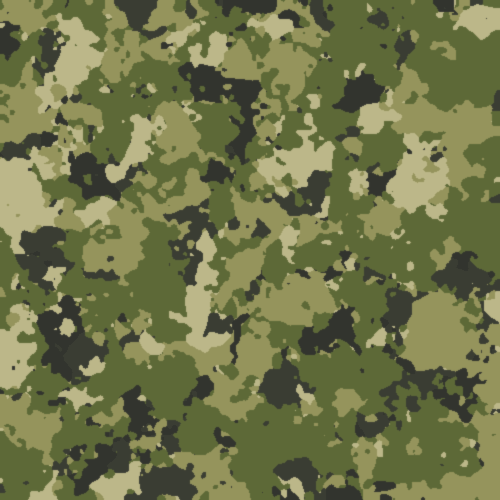
#> input picture output/forest/best_pattern.png, 500 x 500 px
$ python generate_outfit_mockups.py --template output/forest/best_pattern.png
#> lines starting #> are read from the running program, lines starting #| are printed output that depends on the picture; after the words box and inside, x2 and y2 are one past the last pixel; in counts of white or black regions, pixels touching at a corner belong together
"""Create simple headless uniform mockups using generated Camo patterns.

This is a visual comparison aid, not a garment pattern or a manufacturing
template. It applies the project's exact generated colors to a consistent
combat-shirt, cargo-trouser, and combat-boot silhouette.
"""

from __future__ import annotations

import argparse
from pathlib import Path

import numpy as np
from PIL import Image, ImageDraw, ImageFilter, ImageOps


DEFAULT_GROUPS = ("universal", "desert", "mountain", "snow", "jungle")
CANVAS_SIZE = (600, 900)


def broad_uniform_region(size: tuple[int, int]) -> Image.Image:
    """Limit background removal to the expected uniform area."""
    mask = Image.new("L", size, 0)
    draw = ImageDraw.Draw(mask)
    draw.polygon([(210, 55), (390, 55), (500, 190), (445, 470), (425, 780),
                  (485, 870), (120, 870), (175, 780), (155, 470), (100, 190)], fill=255)
    return mask


def template_garment_mask(template: Image.Image) -> Image.Image:
    """Extract the gray uniform from the generated neutral studio background."""
    image = np.asarray(template.convert("RGB"), dtype=np.float32)
    background = image[2, 2]
    difference = np.abs(image - background[None, None, :]).mean(axis=2)
    broad = np.asarray(broad_uniform_region(template.size), dtype=np.uint8) > 0
    # The uniform is darker and more textured than the flat gray background.
    mask = broad & (difference > 5.0)
    mask_image = Image.fromarray((mask * 255).astype(np.uint8), mode="L")
    # Close small holes caused by bright fabric highlights while keeping the
    # separate arm, leg, and boot contours from the reference photograph.
    return mask_image.filter(ImageFilter.MaxFilter(9)).filter(ImageFilter.MinFilter(7))


def texture_for(pattern_path: Path, size: tuple[int, int]) -> Image.Image:
    with Image.open(pattern_path) as source:
        pattern = source.convert("RGB")
    # One continuous projection avoids visible tile seams and keeps the same
    # pattern context across shirt and trousers.
    return ImageOps.fit(pattern, size, Image.Resampling.LANCZOS, centering=(0.5, 0.52))


def render_outfit(pattern_path: Path, template_path: Path, group: str, destination: Path) -> None:
    size = CANVAS_SIZE
    with Image.open(template_path) as source:
        canvas = ImageOps.fit(source.convert("RGB"), size, Image.Resampling.LANCZOS)
    garment_mask = template_garment_mask(canvas)
    texture = texture_for(pattern_path, size)

    # Add restrained volume shading while preserving the exact source palette.
    yy, xx = np.mgrid[0:size[1], 0:size[0]]
    template_gray = np.asarray(canvas.convert("L"), dtype=np.float32)
    fabric_gray = np.clip((template_gray - 55.0) / 150.0, 0.0, 1.0)
    light = 0.72 + 0.38 * fabric_gray
    light *= 0.92 + 0.08 * (1.0 - np.abs(xx - size[0] / 2) / (size[0] / 2))
    shaded_array = np.clip(np.asarray(texture, dtype=np.float32) * light[..., None], 0, 255).astype(np.uint8)
    shaded_texture = Image.fromarray(shaded_array, mode="RGB")
    canvas.paste(shaded_texture, (0, 0), garment_mask)
    draw = ImageDraw.Draw(canvas)
    draw.rectangle((14, 14, 270, 57), fill=(236, 235, 229))
    draw.text((22, 20), f"{group.title()} outfit mockup", fill="#20231e")
    draw.text((22, 39), "Headless product visualization", fill="#55574d")
    destination.parent.mkdir(parents=True, exist_ok=True)
    canvas.save(destination)


def save_contact_sheet(paths: list[tuple[str, Path]], destination: Path) -> None:
    tile_size = (300, 450)
    columns = min(3, max(1, len(paths)))
    rows = int(np.ceil(len(paths) / columns))
    sheet = Image.new("RGB", (columns * tile_size[0], rows * tile_size[1]), "#ecebe5")
    for index, (_, path) in enumerate(paths):
        with Image.open(path) as source:
            tile = source.convert("RGB").resize(tile_size, Image.Resampling.LANCZOS)
        sheet.paste(tile, ((index % columns) * tile_size[0], (index // columns) * tile_size[1]))
    sheet.save(destination)


def parse_args() -> argparse.Namespace:
    parser = argparse.ArgumentParser(description=__doc__)
    parser.add_argument("--input", default="output")
    parser.add_argument("--output", default="output/outfit_mockups")
    parser.add_argument("--groups", default=",".join(DEFAULT_GROUPS))
    parser.add_argument(
        "--pattern-name",
        default="best_pattern.png",
        help="Pattern filename expected inside each group directory.",
    )
    parser.add_argument(
        "--template",
        default="output/outfit_mockups/outfit_template_reference.png",
        help="Realistic neutral uniform reference used for shape and shading",
    )
    return parser.parse_args()


def main() -> None:
    args = parse_args()
    output_dir = Path(args.output)
    template_path = Path(args.template)
    if not template_path.exists():
        raise SystemExit(f"Template image not found: {template_path}")
    rendered: list[tuple[str, Path]] = []
    for group in dict.fromkeys(item.strip().lower() for item in args.groups.split(",") if item.strip()):
        pattern_path = Path(args.input) / group / args.pattern_name
        if not pattern_path.exists():
            print(f"Skipping {group}: {pattern_path} not found")
            continue
        destination = output_dir / f"{group}_outfit.png"
        render_outfit(pattern_path, template_path, group, destination)
#> in render_outfit, source is the input picture: PIL image 500x500 RGB; mean R, G, B 112.3, 117.2, 73.6
#> in render_outfit, `canvas = ImageOps.fit(source.convert("RGB"), size, Image.Resampling.LA..`:
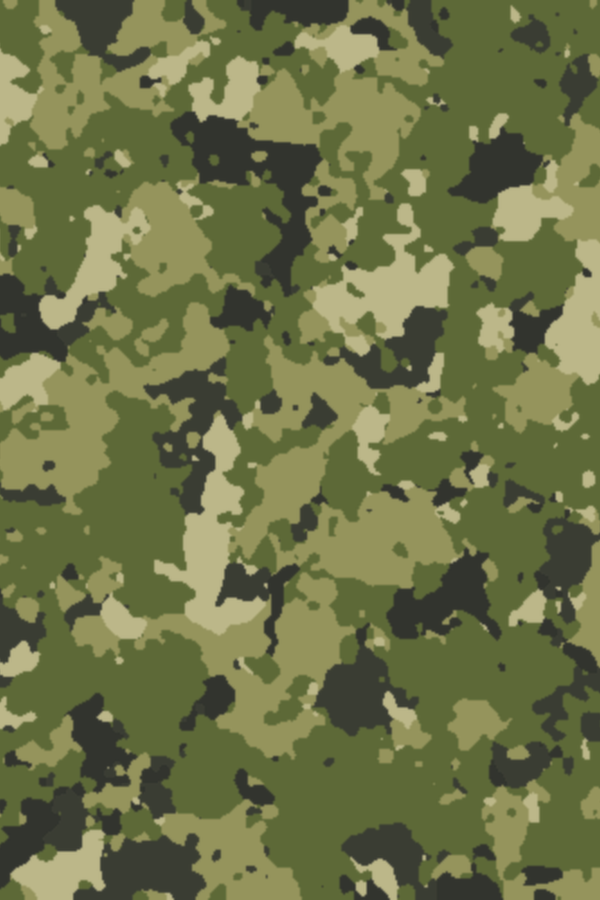
#> canvas: PIL image 600x900 RGB; mean R, G, B 109.5, 114.7, 71.6
#> in template_garment_mask, `background = image[2, 2]`: background = [108, 118, 66]
#> in template_garment_mask, `difference = np.abs(image - background[None, None, :]).mean(axis=2)`:
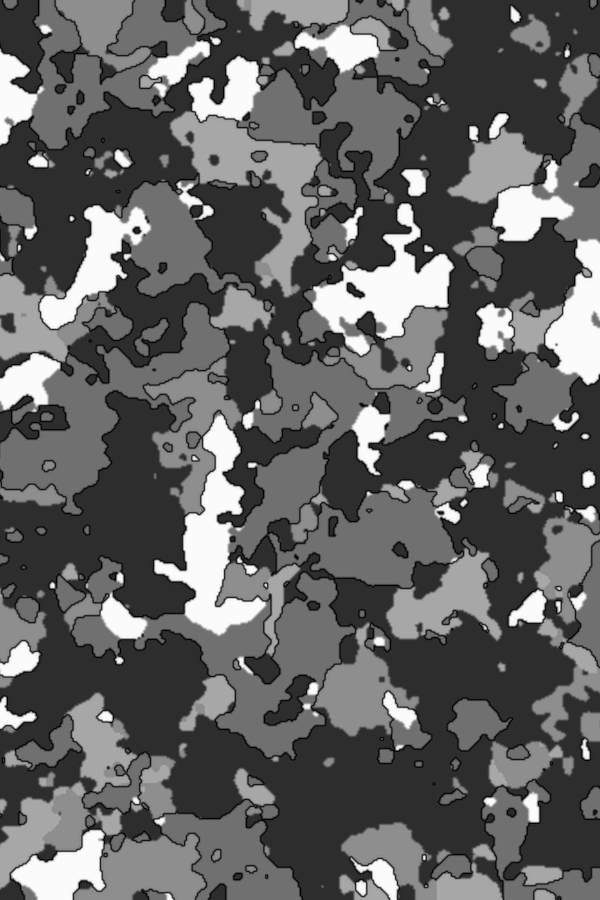
#> difference: shape (900, 600) float32; min 0, max 73, mean 28.3; drawn with min black and max white
#> in broad_uniform_region, `mask = Image.new("L", size, 0)`: mask: PIL image 600x900 L; every value is 0
#> in template_garment_mask, `broad = np.asarray(broad_uniform_region(template.size), dtype=np.uint8..`:
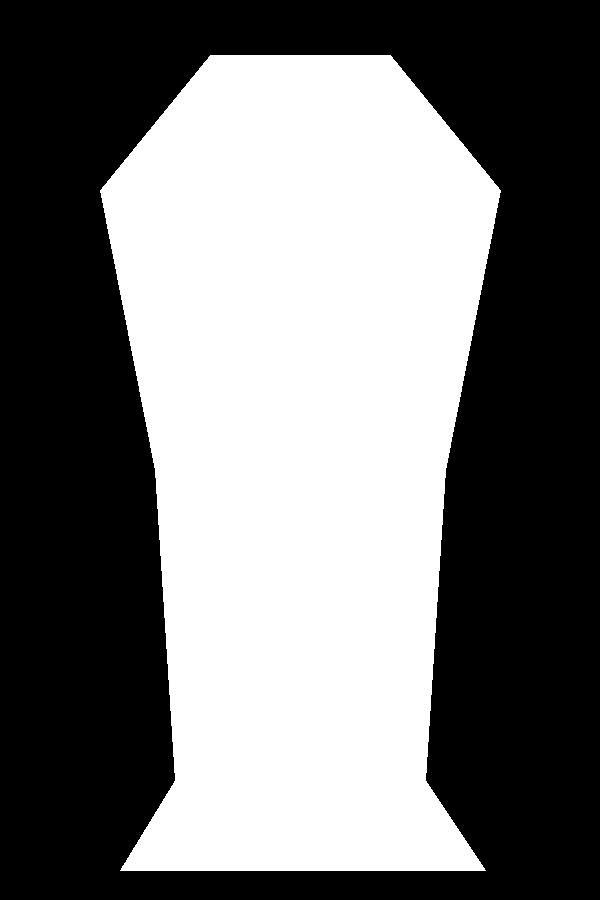
#> broad: shape (900, 600) bool; 46% white; 1 white region, box (x1, y1, x2, y2) and area: (100, 55, 501, 871) 248206
#> in template_garment_mask, `mask = broad & (difference > 5.0)`: mask: shape (900, 600) bool; 45.2% white; 1 white region, box (x1, y1, x2, y2) and area: (100, 55, 501, 871) 243926
#> in template_garment_mask, `return mask_image.filter(ImageFilter.MaxFilter(9)).filter(ImageFilter...`: returned value: PIL image 600x900 L; 46.5% white; 1 white region, box (x1, y1, x2, y2) and area: (99, 54, 502, 872) 250875
#> in render_outfit, `light *= 0.92 + 0.08 * (1.0 - np.abs(xx - size[0] / 2) / (size[0] / 2))`:
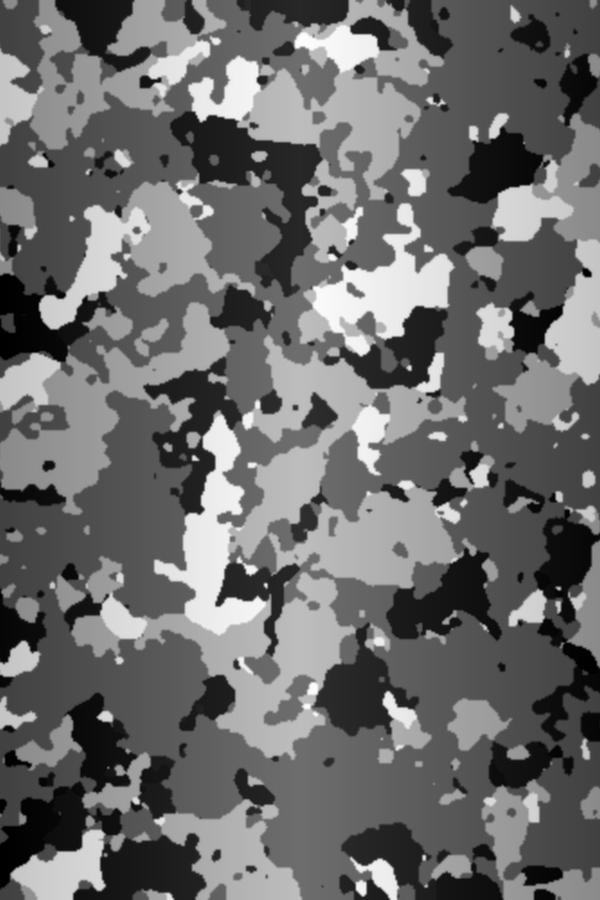
#> light: shape (900, 600) float32; min 0.662, max 1.04, mean 0.822; drawn with min black and max white
#> in render_outfit, `canvas.save(destination)`:
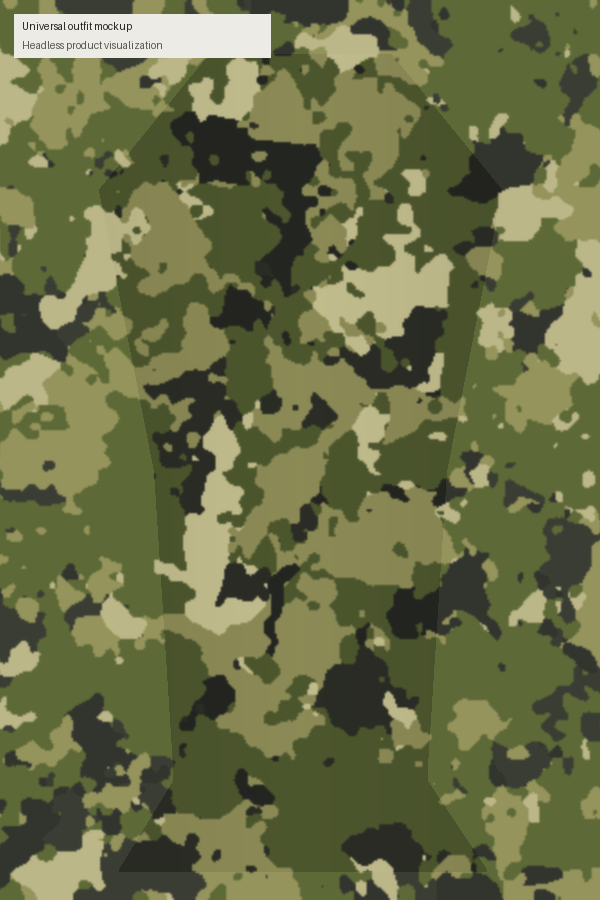
#> saved as universal_outfit.png: PIL image 600x900 RGB; mean R, G, B 105.2, 109.9, 70.2
        rendered.append((group, destination))
    if not rendered:
        raise SystemExit("No generated pattern images were found.")
    save_contact_sheet(rendered, output_dir / "outfit_contact_sheet.png")
#> in save_contact_sheet, `tile_size = (300, 450)`: tile_size = (300, 450)
#> in save_contact_sheet, `sheet.paste(tile, ((index % columns) * tile_size[0], (index // columns..`:
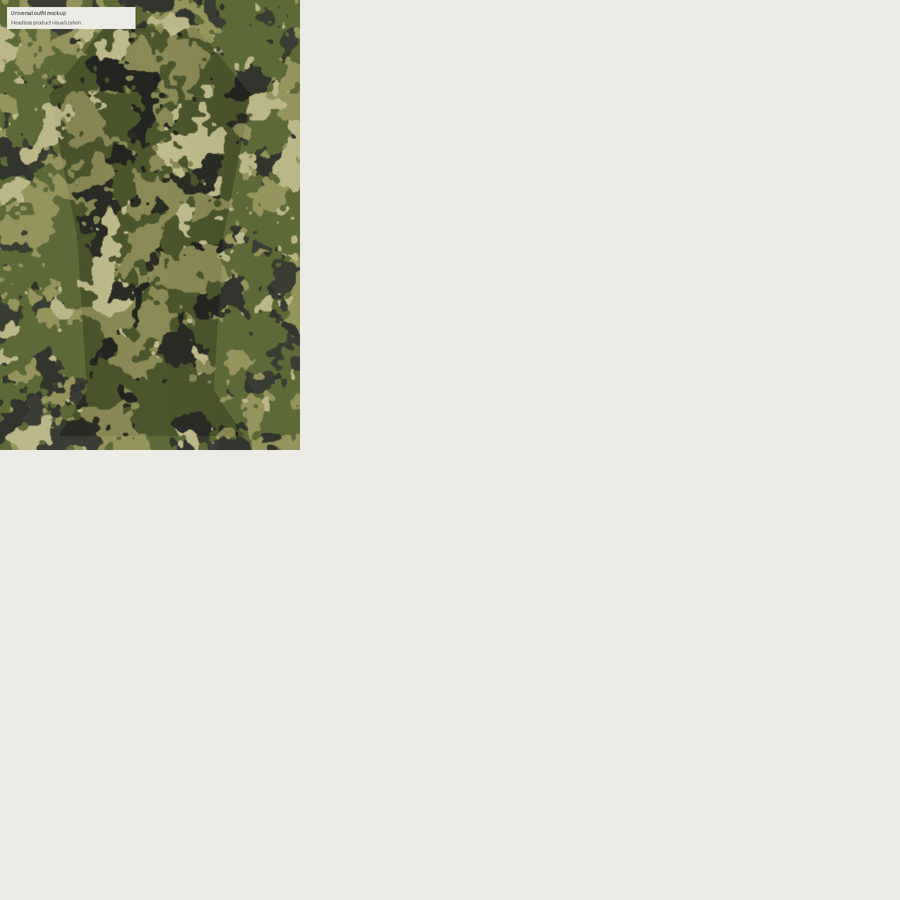
#> sheet: PIL image 900x900 RGB; mean R, G, B 214.2, 214.1, 202.5
#> in save_contact_sheet, `sheet.save(destination)`:
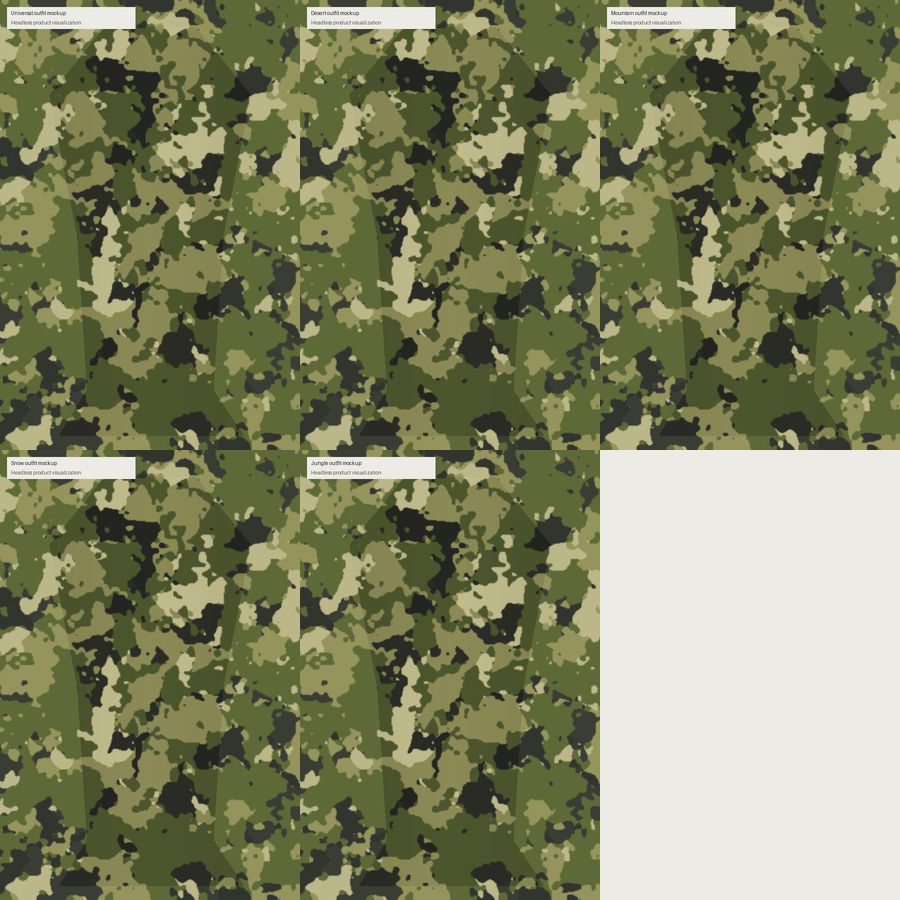
#> saved as outfit_contact_sheet.png: PIL image 900x900 RGB; mean R, G, B 127, 130.7, 96.7
    print(f"Generated {len(rendered)} outfit mockups in {output_dir}")


if __name__ == "__main__":
    main()
